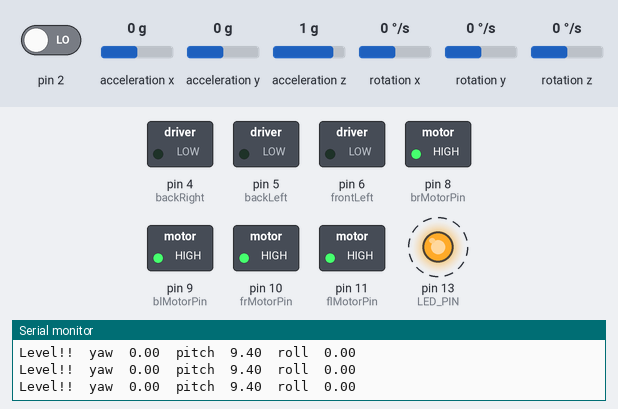
Recording of a sketch running on a simulated Arduino Uno, built with avr-gcc and run on an emulated ATmega328P. On the bench: switched loads named in the sketch (green lamp = pin HIGH), output pins drawn as LEDs (lit = HIGH), the last lines printed to the serial monitor. Dashed ring = blinking. The inputs (shaded band) are chosen by the test bench; at power-on: acceleration x 0 g, acceleration y 0 g, pin 2 LOW, acceleration z 1 g, rotation x 0 °/s, rotation y 0 °/s, rotation z 0 °/s. The sensor or clock chip raises its interrupt line as the real part does; pins used as bus, display or sensor lines are not drawn.

Above: at 1.7 s.
1.8 s: acceleration x set to -0.2 g
4.8 s: acceleration x set to -0.5 g
At 5.01 s:
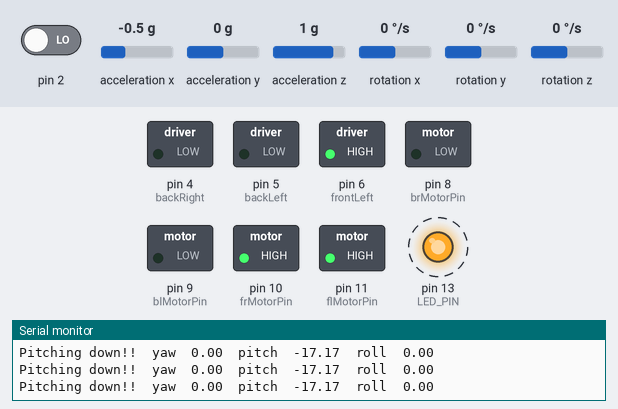
7.8 s: acceleration y set to -0.4 g
At 8.71 s:
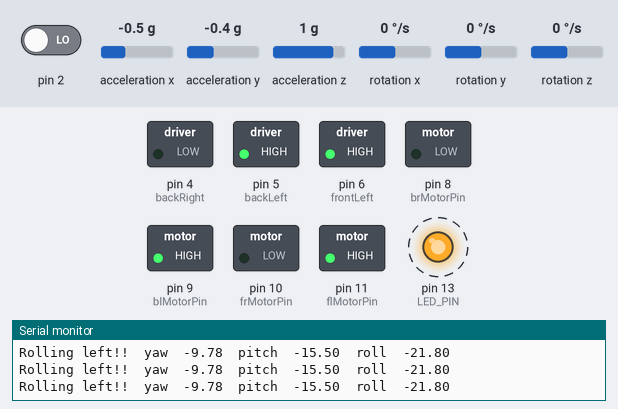
10.8 s: acceleration y set to 0.8 g
At 11.41 s:
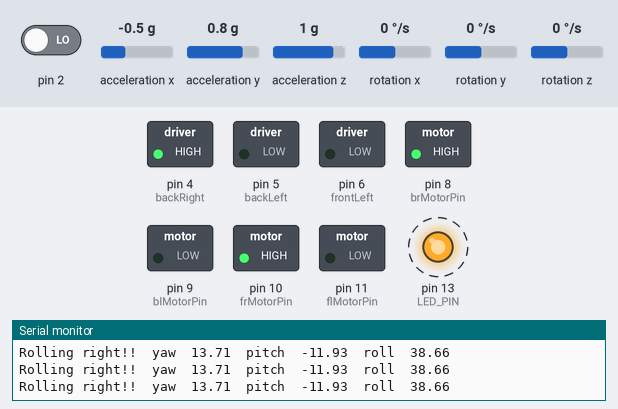
13.8 s: acceleration x set to 0.6 g
16.8 s: acceleration x set to 0.9 g
At 17.2 s:
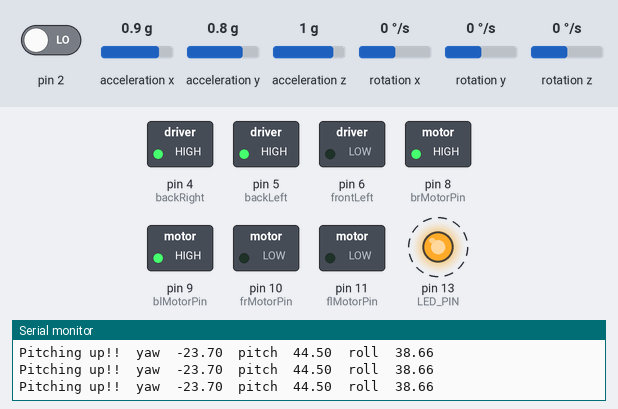
Timing chart, 0 to 20.8 s (numbered marks = the images above; inputs shaded):
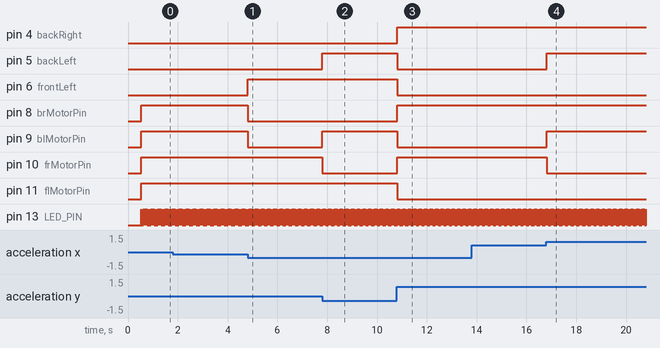

Measured:
- the behaviour switches between -0.3 and -0.4 g on acceleration x (found by bisection; images 0 and 1)
- the behaviour switches between -0.2 and -0.3 g on acceleration y (found by bisection; images 1 and 2)
- the behaviour switches between 0.7 and 0.8 g on acceleration x (found by bisection; images 3 and 4)
- after the input at 4.8 s, pin 6 (frontLeft): LOW → HIGH at once; pin 8 (brMotorPin), pin 9 (blMotorPin): HIGH → LOW at once
- after the input at 7.8 s, pin 5 (backLeft), pin 9 (blMotorPin): LOW → HIGH at once; pin 10 (frMotorPin): HIGH → LOW at once
- after the input at 10.8 s, pin 4 (backRight), pin 8 (brMotorPin), pin 10 (frMotorPin): LOW → HIGH at once; pin 5 (backLeft), pin 6 (frontLeft), pin 9 (blMotorPin), pin 11 (flMotorPin): HIGH → LOW at once
- after the input at 16.8 s, pin 5 (backLeft), pin 9 (blMotorPin): LOW → HIGH at once; pin 10 (frMotorPin): HIGH → LOW at once
- by itself, pin 13 (LED_PIN): alternates HIGH for 0.01 s and LOW for 0.01 s

The sketch:

drone_software_v1.ino
```cpp
#include "I2Cdev.h"
#include "MPU6050_6Axis_MotionApps20.h"
#if I2CDEV_IMPLEMENTATION == I2CDEV_ARDUINO_WIRE
    #include "Wire.h"
#endif

MPU6050 mpu;

#define OUTPUT_READABLE_YAWPITCHROLL

#define LED_PIN 13 // LED pin for arduino is 13
bool blinkState = false;

// MPU control/status vars
bool dmpReady = false;
uint8_t mpuIntStatus;
uint8_t devStatus;
uint16_t packetSize;
uint16_t fifoCount;
uint8_t fifoBuffer[64];

// orientation/motion vars
Quaternion q;
VectorInt16 aa;
VectorInt16 aaReal;
VectorInt16 aaWorld;
VectorFloat gravity;
float eular[3];
float ypr[3];
float pOffset = -9.40;

// packet structure for InvenSense teapot demo
uint8_t teapotPacket[14] = { '$', 0x02, 0,0, 0,0, 0,0, 0,0, 0x00, 0x00, '\r', '\n' };

// DECLARE ARDUINO PINS
int frontRight = 3;
int backRight = 4;
int backLeft = 5;
int frontLeft = 6;
int flMotorPin = 11;
int frMotorPin = 10;
int blMotorPin = 9;
int brMotorPin = 8;

// INTERRUPT DETECTION ROUTINE
volatile bool mpuInterrupt = false;
void dmpDataReady() {
  mpuInterrupt = true;
}

// INITIAL SETUP
void setup() {
  // join I2C bus
  #if I2CDEV_IMPLEMENTATION == I2CDEV_ARDUINO_WIRE
    Wire.begin();
    TWBR = 24; // 400kHz I2C clock (200kHz if CPU is 8MHz)
  #elif I2CDEV_IMPLEMENTATION == I2CDEV_BUILTIN_FASTWIRE
    Fastwire::setup(400, true);
  #endif

  // initialize serial communication
  // (115200 chosen bcause it is required for Teapot Demo output)
  Serial.begin(115200);
  while (!Serial);

  // initialize device
  Serial.println(F("Initializing I2C devices..."));
  mpu.initialize();

  // verify connection
  Serial.println(F("Testing device connections..."));
  Serial.println(mpu.testConnection() ? F("MPU6050 connection successful") : F("MPU6050 connection failed"));

  // wait for ready
//  Serial.println(F("\nSend any character to begin DMP programming and demo: "));
//  while (Serial.available() && Serial.read());  // empty buffer
//  while (!Serial.available());                  // wait for data
//  while (Serial.available() && Serial.read());  // empty buffer again

  // load and configure the DMP
  Serial.println(F("Intializing DMP..."));
  devStatus = mpu.dmpInitialize();

  // gyro offsets here
  mpu.setXGyroOffset(220);
  mpu.setYGyroOffset(76);
  mpu.setZGyroOffset(-85);
  mpu.setZAccelOffset(1788);

  // make sure it worked (returns 0 if so)
  if (devStatus == 0) {
    // turn on the DMP, not that it's ready
    Serial.println(F("Enabling DMP..."));
    mpu.setDMPEnabled(true);

    // enable Arduino interrupt detection
    Serial.println(F("Enabling interrupt detection (Arduino external interrupt 0)..."));
    attachInterrupt(0, dmpDataReady, RISING);
    mpuIntStatus = mpu.getIntStatus();

    // set our DMP Ready flag so the main loop() function knows it's okay to use it
    Serial.println(F("DMP ready! Waiting for first interrupt..."));
    dmpReady = true;

    // get expected DMP packet size for later comparison
    packetSize = mpu.dmpGetFIFOPacketSize();
  } else {
    // ERROR!
    // 1 = initial memory load failed
    // 2 = DMP configuration updates failed
    Serial.print(F("DMP Initialization failed (code "));
    Serial.print(devStatus);
    Serial.println(F(")"));
  }

  // configure LED for output
  pinMode(LED_PIN, OUTPUT);
  pinMode(frontRight, OUTPUT);
  pinMode(frontLeft, OUTPUT);
  pinMode(backRight, OUTPUT);
  pinMode(backLeft, OUTPUT);

  pinMode(flMotorPin, OUTPUT);
  pinMode(frMotorPin, OUTPUT);
  pinMode(blMotorPin, OUTPUT);
  pinMode(brMotorPin, OUTPUT);
}

// MAIN PROGRAM LOOP
void loop() {
  // if programming failed, don't try to do anything
  if (!dmpReady) return;

  // wait for MPU interrupt or extra packet(s) available
  while (!mpuInterrupt && fifoCount < packetSize) {
    // test in between other stuff to see if mpuInterrupt is true, and if so, "break;"
    // from the while() loop to immediately process the MPU data
  }

  // reset interrupt flag and get INT_STATUS byte
  mpuInterrupt = false;
  mpuIntStatus = mpu.getIntStatus();

  // get current FIFO count
  fifoCount = mpu.getFIFOCount();

  // check for overflow (this should never happen unless our code is too ineffienct)
  if ((mpuIntStatus & 0x10) || fifoCount == 1024) {
    // reset so we can continue cleanly
    mpu.resetFIFO();
    Serial.println(F("FIFO overflow!"));

  // check for DMP data ready interrupt
  } else if (mpuIntStatus & 0x02) {
    // wait for correct available data length, should be a VERY short wait
    while (fifoCount < packetSize) fifoCount = mpu.getFIFOCount();

    // read a packet from FIFO
    mpu.getFIFOBytes(fifoBuffer, packetSize);

    // track FIFO count here in case there is > 1 packet available
    // read more without waiting for interrupt
    fifoCount -= packetSize;

    #ifdef OUTPUT_READABLE_YAWPITCHROLL
      // diplay Euler angles in degrees
      mpu.dmpGetQuaternion(&q, fifoBuffer);
      mpu.dmpGetGravity(&gravity, &q);
      mpu.dmpGetYawPitchRoll(ypr, &q, &gravity);
      float yaw = ypr[0] * 180/M_PI;
      float pitch = (ypr[1] * 180/M_PI) - pOffset;
      float roll = ypr[2] * 180/M_PI;

      if (pitch >= 10 && abs(pitch) >= abs(roll)) {
        pitchingUp();
      } else if (pitch <= -10 && abs(pitch) >= abs(roll)){
        pitchingDown();
      } else if (roll >= 10 && abs(roll) >= abs(pitch)) {
        rollingRight();
      } else if (roll <= -10 && abs(roll) >= abs(pitch)) {
        rollingLeft();
      } else {
        level();
      }
      Serial.print("yaw\t");
      Serial.print(yaw);
      Serial.print("\tpitch\t");
      Serial.print(pitch);
      Serial.print("\troll\t");
      Serial.println(roll);
    #endif

    // blink LED to indicate activity
    blinkState = !blinkState;
    digitalWrite(LED_PIN, blinkState);
  }
}

void pitchingUp() {
  Serial.print("Pitching up!!\t");
  digitalWrite(backRight, HIGH);
  digitalWrite(backLeft, HIGH);
  digitalWrite(frontRight, LOW);
  digitalWrite(frontLeft, LOW);
  digitalWrite(flMotorPin, LOW);
  digitalWrite(frMotorPin, LOW);
  digitalWrite(blMotorPin, HIGH);
  digitalWrite(brMotorPin, HIGH);
}

void pitchingDown() {
  Serial.print("Pitching down!!\t");
  digitalWrite(frontRight, HIGH);
  digitalWrite(frontLeft, HIGH);
  digitalWrite(backRight, LOW);
  digitalWrite(backLeft, LOW);
  digitalWrite(flMotorPin, HIGH);
  digitalWrite(frMotorPin, HIGH);
  digitalWrite(blMotorPin, LOW);
  digitalWrite(brMotorPin, LOW);
}

void rollingRight() {
  Serial.print("Rolling right!!\t");
  digitalWrite(frontRight, HIGH);
  digitalWrite(backRight, HIGH);
  digitalWrite(frontLeft, LOW);
  digitalWrite(backLeft, LOW);
  digitalWrite(flMotorPin, LOW);
  digitalWrite(frMotorPin, HIGH);
  digitalWrite(blMotorPin, LOW);
  digitalWrite(brMotorPin, HIGH);
}

void rollingLeft() {
  Serial.print("Rolling left!!\t");
  digitalWrite(frontLeft, HIGH);
  digitalWrite(backLeft, HIGH);
  digitalWrite(frontRight, LOW);
  digitalWrite(backRight,LOW);
  digitalWrite(flMotorPin, HIGH);
  digitalWrite(frMotorPin, LOW);
  digitalWrite(blMotorPin, HIGH);
  digitalWrite(brMotorPin, LOW);
}

void level() {
  Serial.print("Level!!\t");
  digitalWrite(frontLeft, LOW);
  digitalWrite(backLeft, LOW);
  digitalWrite(frontRight, LOW);
  digitalWrite(backRight,LOW);
  digitalWrite(flMotorPin, HIGH);
  digitalWrite(frMotorPin, HIGH);
  digitalWrite(blMotorPin, HIGH);
  digitalWrite(brMotorPin, HIGH);
}
```
